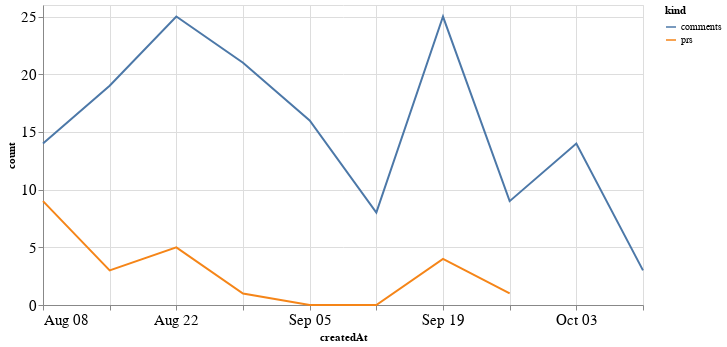

This figure's notebook cell:
### Code cell
alt.Chart(total_time, width=600).mark_line().encode(
    x='createdAt',
    y='count',
    color='kind'
)

### Figure 1 — Vega-Lite specification as saved in the notebook (floating-point values rounded to 4 significant figures)
{"config": {"axisLeft": {"labelFontSize": 15}, "axisBottom": {"labelFontSize": 15}}, "data": {"name": "data-b72f0025d4f74187d84deb1e8f2e96cc"}, "mark": "line", "encoding": {"color": {"type": "nominal", "field": "kind"}, "x": {"type": "temporal", "field": "createdAt"}, "y": {"type": "quantitative", "field": "count"}}, "width": 600, "$schema": "https://vega.github.io/schema/vega-lite/v4.8.1.json", "datasets": {"data-b72f0025d4f74187d84deb1e8f2e96cc": [{"createdAt": "2021-08-08T00:00:00", "kind": "prs", "count": 9.0}, {"createdAt": "2021-08-15T00:00:00", "kind": "prs", "count": 3.0}, {"createdAt": "2021-08-22T00:00:00", "kind": "prs", "count": 5.0}, {"createdAt": "2021-08-29T00:00:00", "kind": "prs", "count": 1.0}, {"createdAt": "2021-09-05T00:00:00", "kind": "prs", "count": 0.0}, {"createdAt": "2021-09-12T00:00:00", "kind": "prs", "count": 0.0}, {"createdAt": "2021-09-19T00:00:00", "kind": "prs", "count": 4.0}, {"createdAt": "2021-09-26T00:00:00", "kind": "prs", "count": 1.0}, {"createdAt": "2021-10-03T00:00:00", "kind": "prs", "count": null}, {"createdAt": "2021-10-10T00:00:00", "kind": "prs", "count": null}, {"createdAt": "2021-08-08T00:00:00", "kind": "comments", "count": 14.0}, {"createdAt": "2021-08-15T00:00:00", "kind": "comments", "count": 19.0}, {"createdAt": "2021-08-22T00:00:00", "kind": "comments", "count": 25.0}, {"createdAt": "2021-08-29T00:00:00", "kind": "comments", "count": 21.0}, {"createdAt": "2021-09-05T00:00:00", "kind": "comments", "count": 16.0}, {"createdAt": "2021-09-12T00:00:00", "kind": "comments", "count": 8.0}, {"createdAt": "2021-09-19T00:00:00", "kind": "comments", "count": 25.0}, {"createdAt": "2021-09-26T00:00:00", "kind": "comments", "count": 9.0}, {"createdAt": "2021-10-03T00:00:00", "kind": "comments", "count": 14.0}, {"createdAt": "2021-10-10T00:00:00", "kind": "comments", "count": 3.0}]}}
